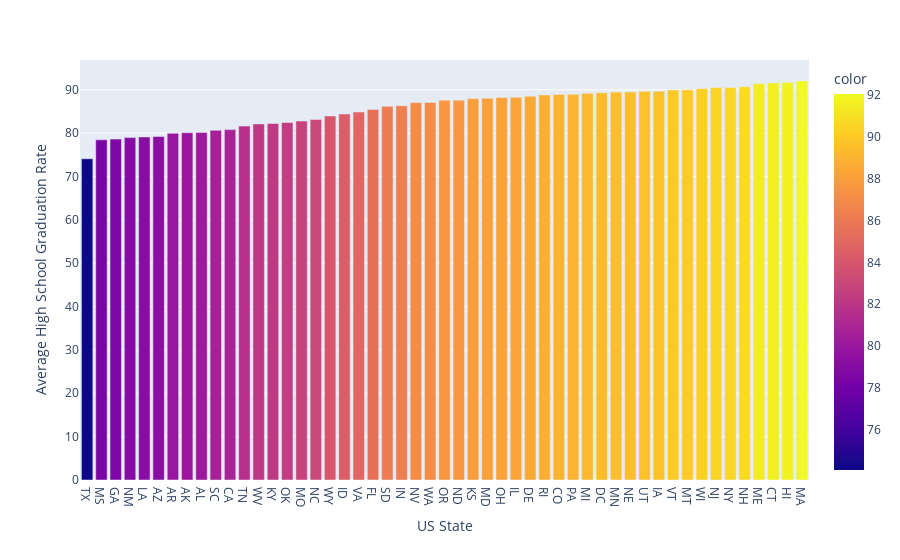

Source (notebook cell):
### Code cell
hs_by_state=df_pct_completed_hs.groupby('Geographic Area').mean().round(2).sort_values(by='percent_completed_hs')
px.bar(x=hs_by_state.index,  y=hs_by_state.percent_completed_hs,
labels={'x': 'US State', 'y': 'Average High School Graduation Rate'},
color=hs_by_state.percent_completed_hs)

### Figure 1 — Plotly figure (JSON) as saved in the notebook; plotly's stock layout.template omitted (floating-point values rounded to 4 significant figures)
{"data": [{"alignmentgroup": "True", "hovertemplate": "US State=%{x}<br>Average High School Graduation Rate=%{y}<br>color=%{marker.color}<extra></extra>", "legendgroup": "", "marker": {"color": [74.09, 78.47, 78.63, 78.97, 79.12, 79.22, 79.95, 80.1, 80.16, 80.65, 80.82, 81.63, 82.14, 82.22, 82.46, 82.79, 83.14, 83.97, 84.42, 84.88, 85.46, 86.18, 86.32, 87.05, 87.07, 87.6, 87.6, 87.97, 88.08, 88.2, 88.29, 88.52, 88.82, 88.93, 88.97, 89.21, 89.3, 89.47, 89.52, 89.64, 89.67, 89.98, 89.99, 90.26, 90.52, 90.54, 90.71, 91.43, 91.59, 91.67, 92.03], "coloraxis": "coloraxis", "pattern": {"shape": ""}}, "name": "", "offsetgroup": "", "orientation": "v", "showlegend": false, "textposition": "auto", "type": "bar", "x": ["TX", "MS", "GA", "NM", "LA", "AZ", "AR", "AK", "AL", "SC", "CA", "TN", "WV", "KY", "OK", "MO", "NC", "WY", "ID", "VA", "FL", "SD", "IN", "NV", "WA", "OR", "ND", "KS", "MD", "OH", "IL", "DE", "RI", "CO", "PA", "MI", "DC", "MN", "NE", "UT", "IA", "VT", "MT", "WI", "NJ", "NY", "NH", "ME", "CT", "HI", "MA"], "xaxis": "x", "y": [74.09, 78.47, 78.63, 78.97, 79.12, 79.22, 79.95, 80.1, 80.16, 80.65, 80.82, 81.63, 82.14, 82.22, 82.46, 82.79, 83.14, 83.97, 84.42, 84.88, 85.46, 86.18, 86.32, 87.05, 87.07, 87.6, 87.6, 87.97, 88.08, 88.2, 88.29, 88.52, 88.82, 88.93, 88.97, 89.21, 89.3, 89.47, 89.52, 89.64, 89.67, 89.98, 89.99, 90.26, 90.52, 90.54, 90.71, 91.43, 91.59, 91.67, 92.03], "yaxis": "y"}], "layout": {"barmode": "relative", "coloraxis": {"colorbar": {"title": {"text": "color"}}, "colorscale": [[0, "#0d0887"], [0.1111, "#46039f"], [0.2222, "#7201a8"], [0.3333, "#9c179e"], [0.4444, "#bd3786"], [0.5556, "#d8576b"], [0.6667, "#ed7953"], [0.7778, "#fb9f3a"], [0.8889, "#fdca26"], [1, "#f0f921"]]}, "legend": {"tracegroupgap": 0}, "margin": {"t": 60}, "xaxis": {"anchor": "y", "domain": [0, 1], "title": {"text": "US State"}}, "yaxis": {"anchor": "x", "domain": [0, 1], "title": {"text": "Average High School Graduation Rate"}}}}
